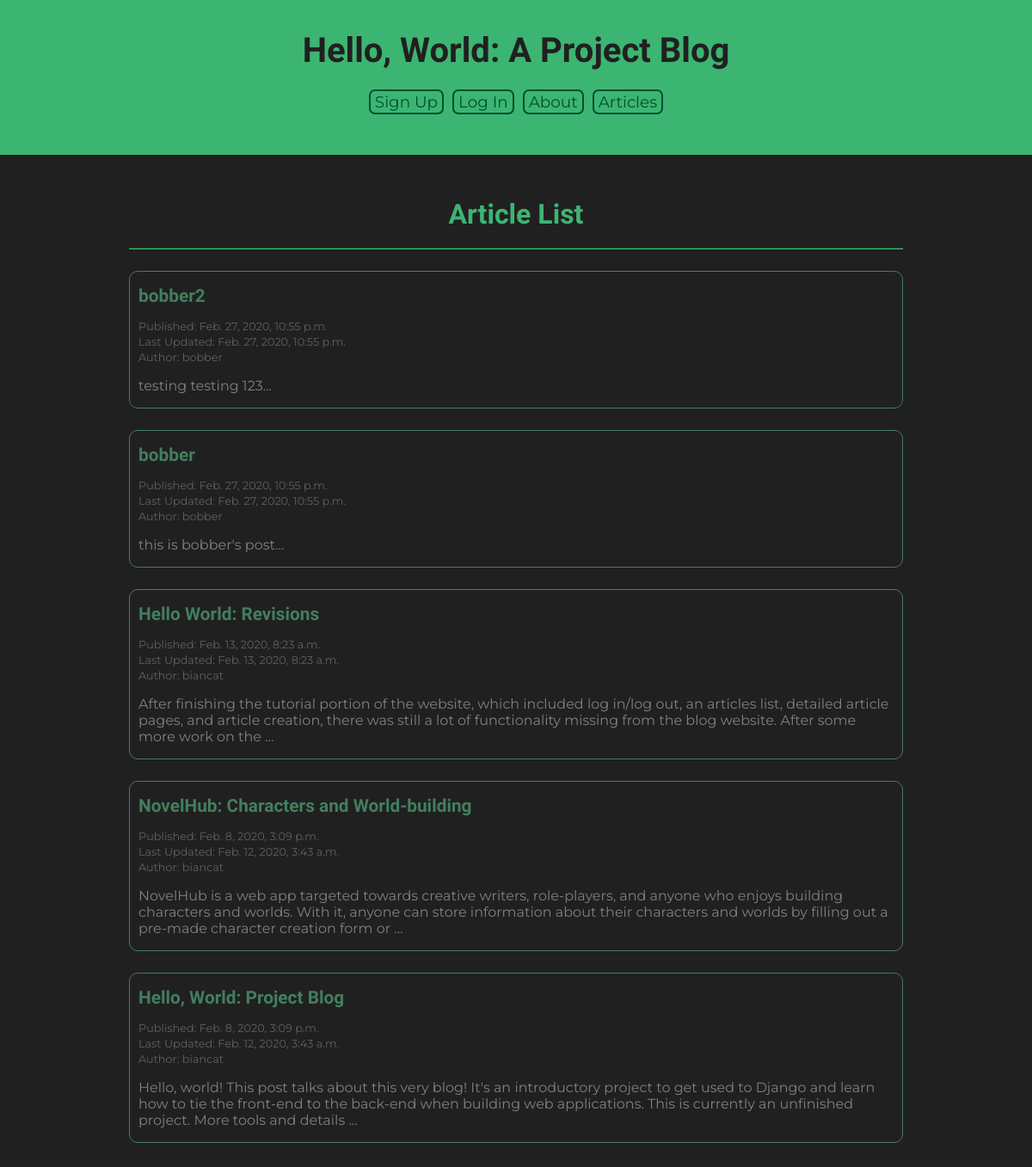
The page /articles/ on the database as committed earlier.
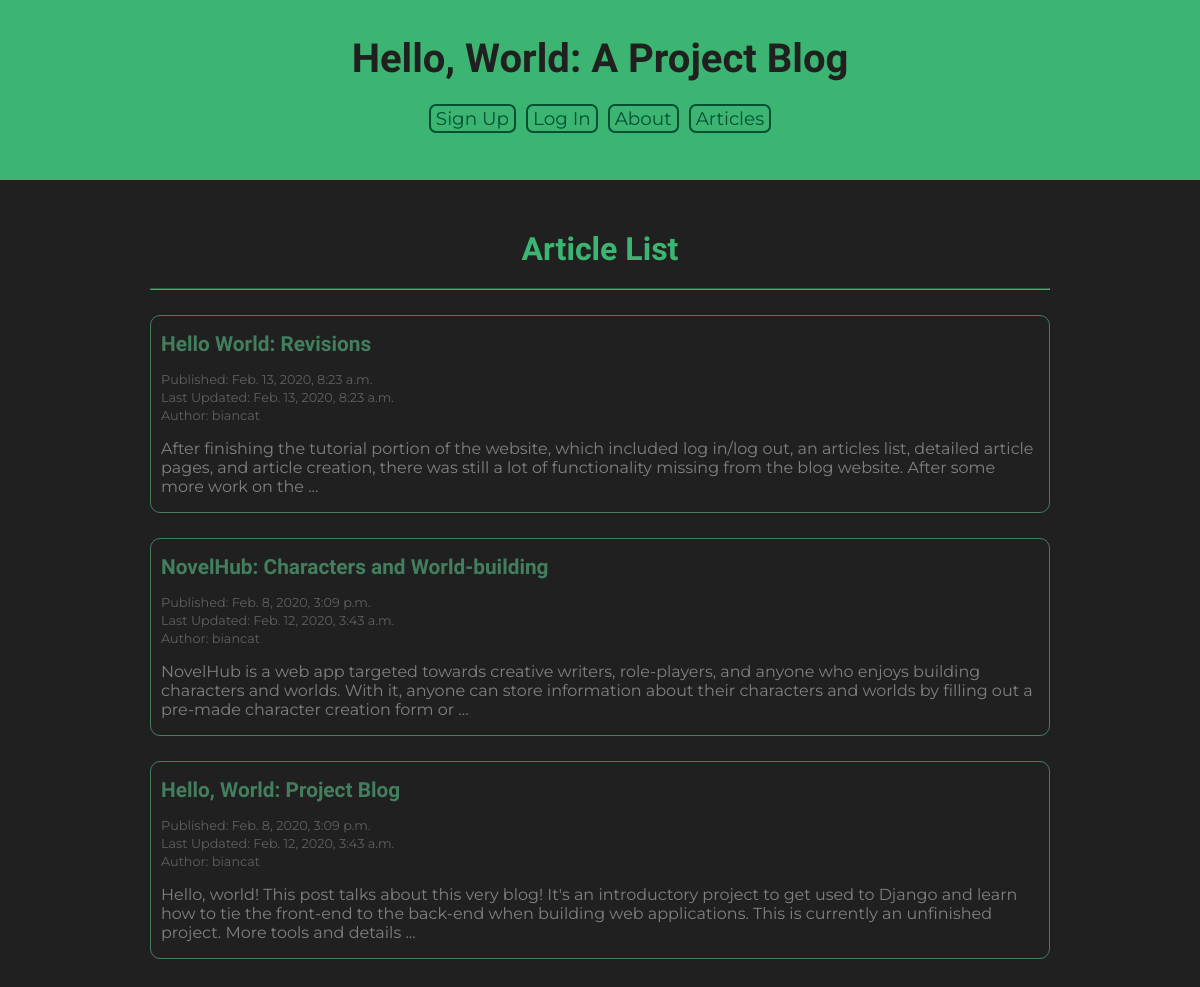
The same page on the database as committed later.
### Articles/models.py (models this page shows, shortened)
class Article(models.Model):
    title = models.CharField(max_length=100)
    dateP = models.DateTimeField(auto_now_add=True)
    author = models.ForeignKey(User, on_delete=models.SET_NULL, null=True)
    body = models.TextField()
    slug = models.SlugField()
    picture = models.ImageField(default="defaultPic.png", blank="True")
    dateE = models.DateTimeField(auto_now=True)
    def getSnippet(self):
        return self.body[:250] + "..."

### Articles/views.py (the view)
def article_list_view(request):
    articles = Article.objects.all().order_by('dateP').reverse()
    return render(request, 'articles/article_list.html', {'articles':articles})

### Articles/templates/articles/article_list.html (shortened to what this page needs)
{% extends 'baseTemplate.html' %}
{% load static %}
{% block head %}
  <link rel="stylesheet" href="{% static 'articleListTheme.css' %}">
{% endblock %}
{% block content%}
  <h2>Article List</h2>
  <hr>
  {% for article in articles %}
    <div class="articleBox">
      <p><a href="{% url 'articles:articleDetail' slug=article.slug %}" class="articleLink">{{article.title}}</a></p>
      <p class="articleMeta">Published: {{article.dateP}}</p>
      <p class="articleMeta">Last Updated: {{article.dateE}}</p>
      <p class="articleMeta">Author: {{article.author}}</p>
      <p>{{article.getSnippet}}</p>
    </div>
  {% endfor %}
{% endblock %}

### templates/baseTemplate.html (shortened to what this page needs)
{% load static %}
<!DOCTYPE html>
<html>
  <head>
    {% block head %}
    {% endblock %}
  </head>
  <body>
    <header>
      <h1>Hello, World: A Project Blog</h1>
      <nav>
        {% if not request.user.is_authenticated %}
        <a class="navButton" href="{% url 'accounts:signup' %}">Sign Up</a>
        <a class="navButton" href="{% url 'accounts:login' %}">Log In</a>
        {% endif %}
        <a class="navButton" href="{% url 'about' %}">About</a>
        <a class="navButton" href="{% url 'articles:articles' %}">Articles</a>
      </nav>
    </header>
    <div id="content">
      {% block content %}
      {% endblock %}
    </div>
  </body>
</html>

### assets/articleListTheme.css (style rules this page uses)
html { background-color: #202020; max-height: 100vh; max-width: 100vw; min-width: 536px; }
body { margin: -40px 0 0; padding: 0; }
header { background-color: #3CB572; padding: 75px 0 50px; text-align: center; }
#content { margin: 50px auto; max-width: 900px; width: 80vw; }
h2, h1 { color: #3CB572; font-family: "Poiret One", cursive; font-size: 2em; margin: 0; text-align: center; }
hr { border-color: #3CB572; margin: 20px 0; }
p, ul { color: #808080; font-family: "Montserrat", sans-serif; }
a, button { background-color: transparent; border: 2px solid #005031; border-radius: 7px; color: #005031; font-size: 1.15em; font-family: "Montserrat", sans-serif; margin: 0 3px; padding: 1px 5px; text-decoration: none; }
h1 { color: #202020; font-size: 2.5em; margin-bottom: 25px; }
.articleLink { animation-name: none; border: none; color: #437E5E; font-family: "Poiret One", cursive; font-size: 1.3em; font-weight: 600; padding: 0; margin: 0; }
.articleBox { border: 1px solid #437E5E; border-radius: 10px; margin: 25px 0; padding: 0 10px; width: calc(100% - 22px) }
.articleMeta { font-size: 0.8em; color: #606060; margin: 3px 0; }

Rows that differ between the two databases and show on the page:
removed Article: title "bobber2", dateP "Feb. 27, 2020, 10:55 p.m.", dateE "Feb. 27, 2020, 10:55 p.m.", author "bobber", getSnippet "testing testing 123..."
removed Article: title "bobber", dateP "Feb. 27, 2020, 10:55 p.m.", dateE "Feb. 27, 2020, 10:55 p.m.", author "bobber", getSnippet "this is bobber's post..."
